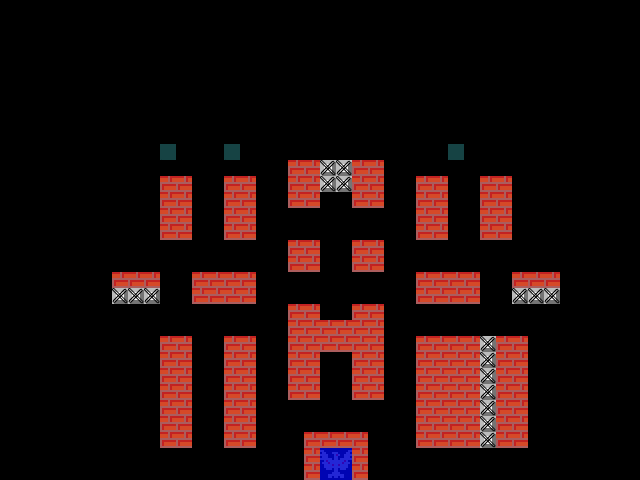

Tiled map render using the project's own tile images. Description and the map definition, with tile-layer contents summarised, below:
An orthogonal 40x30 tile map with 16x16 px tiles, 2 tile layers (Interactable, Meta), 1 hidden layer not drawn.

<map version="1.0" orientation="orthogonal" renderorder="right-down" width="40" height="30" tilewidth="16" tileheight="16" nextobjectid="1">
 <tileset firstgid="1" name="Tiles" tilewidth="16" tileheight="16" tilecount="16" columns="8">
  <image source="SpriteSheet.png" width="128" height="32" />
  <tile id="4">
   <properties>
    <property name="Collidable" value="True" />
    <property name="Destructible" value="True" />
   </properties>
  </tile>
  <tile id="5">
   <properties>
    <property name="Spawnable" value="True" />
   </properties>
  </tile>
  <tile id="6">
   <properties>
    <property name="BaseP" value="true" />
   </properties>
  </tile>
  <tile id="12">
   <properties>
    <property name="Collidable" value="True" />
   </properties>
  </tile>
  <tile id="13">
   <properties>
    <property name="Collidable" value="true" />
    <property name="UnDestructible" value="true" />
   </properties>
  </tile>
 </tileset>
 <layer name="Interactable" width="40" height="30">
  <data>[1200 cells, 201 non-empty, 6 distinct tile ids]</data>
 </layer>
 <layer name="Foreground" width="40" height="30" visible="0">
  <data>[1200 cells, 0 non-empty, 0 distinct tile ids]</data>
 </layer>
 <layer name="Meta" width="40" height="30">
  <data>[1200 cells, 204 non-empty, 4 distinct tile ids]</data>
 </layer>
</map>